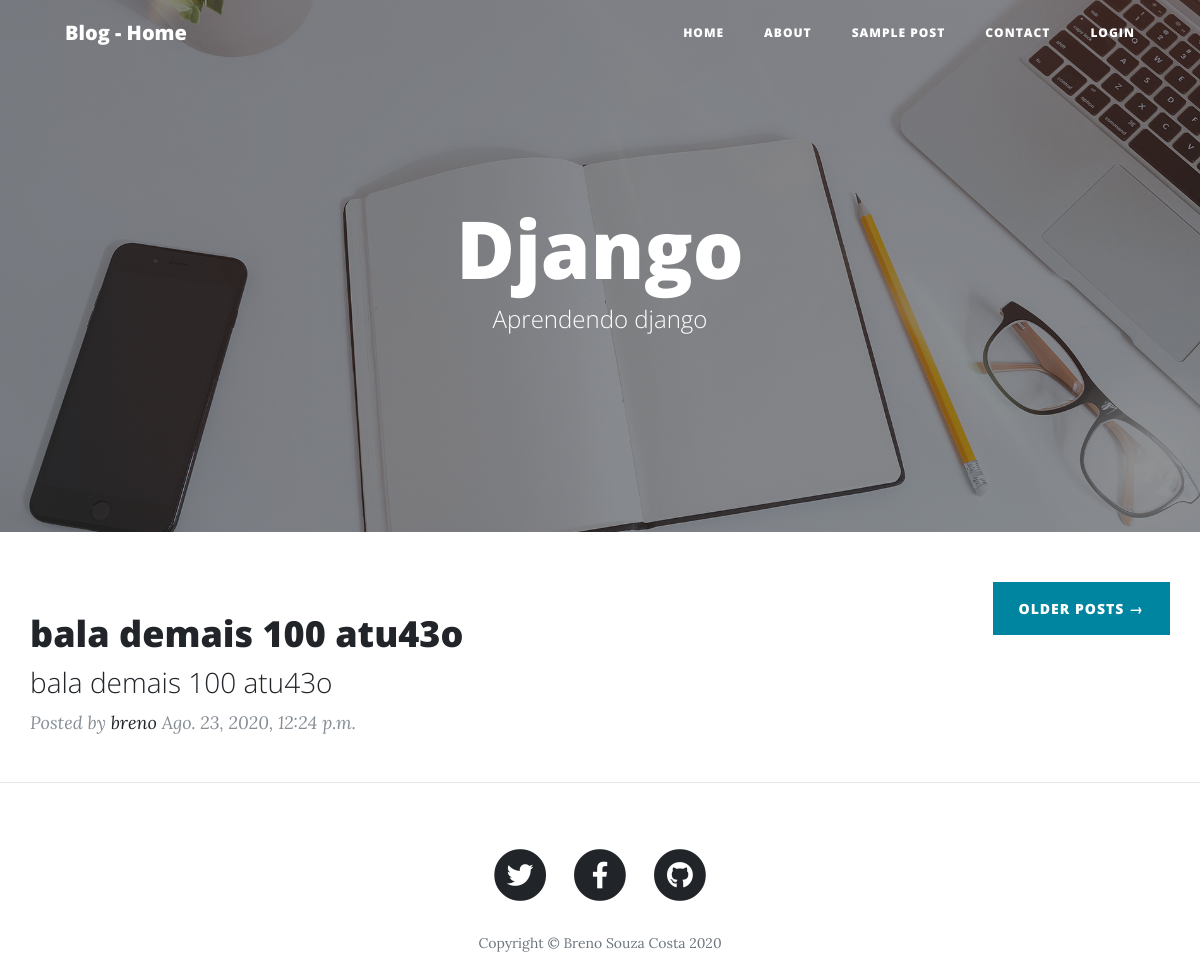
/, run on an earlier commit of the app's database.
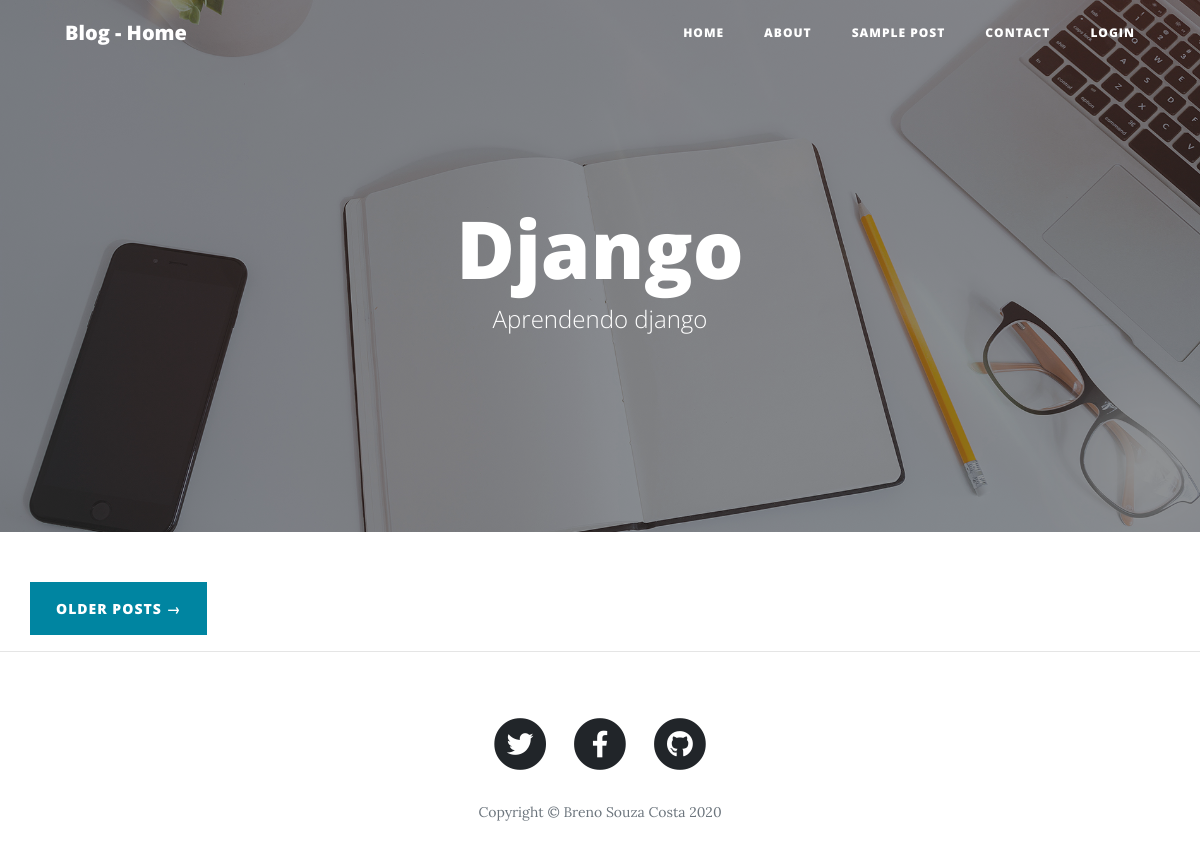
And on a later commit of the database.
### blog/models.py (models this page shows, shortened)
class Post(models.Model):
    STATUS = (
        ('rascunho', 'Rascunho'),
        ('publicado', 'Publicado')
    )
    title = models.CharField(max_length=250)
    slug = models.SlugField(max_length=250)
    author = models.ForeignKey(User, on_delete=models.CASCADE)
    content = models.TextField()
    published = models.DateTimeField(default=timezone.now)
    created = models.DateTimeField(auto_now_add=True)
    changed = models.DateTimeField(auto_now=True)
    status = models.CharField(max_length=10, choices=STATUS,
                              default='rascunho')
    object___ = models.Manager()
    publicado = PublishedMannager()
    def get_absolute_url(self):
        return reverse('post_detail', args=[self.slug])
    class Meta:
        ordering = ('-published',)

### blog/views.py (the view)
# urls.py: path('', views.BlogListView.as_view(), name='home'),
class BlogListView(ListView):
    model = Post
    template_name = 'blog/home.html'

### blog/templates/blog/home.html (shortened to what this page needs)
{% extends 'projeto/base/base.html' %}
{% block content %}
    {% for post in object_list %}
        {% if post.status == 'publicado' %}
            <div class="post-preview">
                <a href="{{ post.get_absolute_url }}">
                    <h2 class="post-title">
                        {{ post.title }}
                    </h2>
                    <h3 class="post-subtitle">
                        {{ post.title }}
                    </h3>
                </a>
                <p class="post-meta">Posted by
                    <a href="#">{{ post.author }}</a>
                    {{ post.published }}</p>
            </div>
        {% endif %}
    {% endfor %}
    <div class="clearfix">
        <a class="btn btn-primary float-right" href="#">Older Posts &rarr;</a>
    </div>
{% endblock content %}

### templates/projeto/base/base.html (shortened to what this page needs)
{% load static %}
<!DOCTYPE html>
<html lang="pt-br">
<head>
    <link href={% static  'vendor/bootstrap/css/bootstrap.min.css' %} rel="stylesheet">
    <link href={% static  'vendor/fontawesome-free/css/all.min.css' %} rel="stylesheet" type="text/css">
    <link href="{% static  'css/clean-blog.min.css' %}" rel="stylesheet">
</head>
<body>
<nav class="navbar navbar-expand-lg navbar-light fixed-top" id="mainNav">
    <div class="container">
        <a class="navbar-brand" href="{% url 'home' %}"> Blog - Home</a>
        <div class="collapse navbar-collapse" id="navbarResponsive">
            <ul class="navbar-nav ml-auto">
                <li class="nav-item">
                    <a class="nav-link" href={% url 'home' %}>Home</a>
                </li>
                <li class="nav-item">
                    <a class="nav-link" href="about.html">About</a>
                </li>
                <li class="nav-item">
                    <a class="nav-link" href="post.html">Sample Post</a>
                </li>
                <li class="nav-item">
                    <a class="nav-link" href="contact.html">Contact</a>
                </li>
                {% if user.is_authenticated %}
                    <li class="nav-item">Olá {{ user.username }}</li>
                    <li class="nav-item">
                        <a class="nav-link" href="{% url 'post_new' %}">Nova Postagem no Blog</a>
                    </li>
                    <li class="nav-item"><a class="nav-link" href="{% url 'logout' %}">Deslogar</a></li>
                {% else %}
                    <li class="nav-item"><a class="nav-link" href="{% url 'login' %}">login</a></li>
                {% endif %}
            </ul>
        </div>
    </div>
</nav>
<header class="masthead" style="background-image: url({% static 'img/home-bg.jpg' %})">
    <div class="overlay"></div>
    <div class="container">
        <div class="row">
            <div class="col-lg-8 col-md-10 mx-auto">
                <div class="site-heading">
                    <h1>Django</h1>
                    <span class="subheading">Aprendendo django</span>
                </div>
            </div>
        </div>
    </div>
</header>
<div class="container">
    <div class="row">
        {% block content %}
        {% endblock %}
    </div>
</div>
<hr>
<footer>
    <div class="container">
        <div class="row">
            <div class="col-lg-8 col-md-10 mx-auto">
                <ul class="list-inline text-center">
                    <li class="list-inline-item">
                        <a href="#">
                <span class="fa-stack fa-lg">
                  <i class="fas fa-circle fa-stack-2x"></i>
                  <i class="fab fa-twitter fa-stack-1x fa-inverse"></i>
                </span>
                        </a>
                    </li>
                    <li class="list-inline-item">
                        <a href="https://www.facebook.com/breno.souzacosta.3" target="_blank">
                <span class="fa-stack fa-lg">
                  <i class="fas fa-circle fa-stack-2x"></i>
                  <i class="fab fa-facebook-f fa-stack-1x fa-inverse"></i>
                </span>
                        </a>
                    </li>
                    <li class="list-inline-item">
                        <a href="https://github.com/brenoSCosta" target="_blank">
                <span class="fa-stack fa-lg">
                  <i class="fas fa-circle fa-stack-2x"></i>
                  <i class="fab fa-github fa-stack-1x fa-inverse"></i>
                </span>
                        </a>
                    </li>
                </ul>
                <p class="copyright text-muted">Copyright &copy; Breno Souza Costa 2020</p>
            </div>
        </div>
    </div>
</footer>
</body>
</html>

What changed in the data, as far as the page shows it:
removed Post: title "bala demais 100 atu43o", author "breno", published "Ago. 23, 2020, 12:24 p.m."
